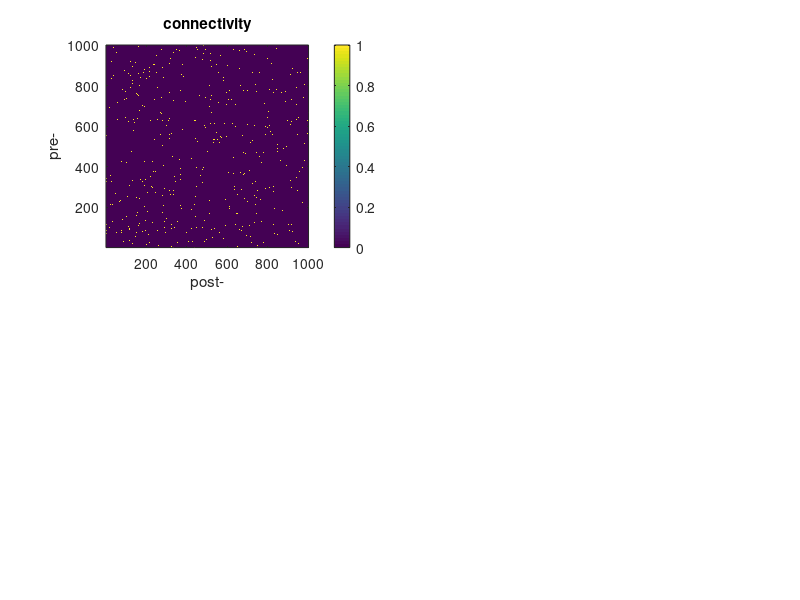

Source code (MATLAB): (Note: this script raises an error after producing the figure.)
% simulation.m
% simulation of networks
% Written by Harang Ju. January 29, 2018.

%% Parameters
N = 1e3; % number of nodes
frac_conn = 1e-2; % fraction connectivity
step_size = 1; % time, unitless
t_final = 1e3;
activity = 1e-3;
fire_threshold = 1;

%% Initialize
X = zeros(N,1); % system state, [N X 1]
A = rand(N) < frac_conn; % system connectivity, [pre X post]
A = A & ~diag(ones(N,1)); % prevent recursive connectivity
B = ones(N,1); % system input connectivity, [N X 1]
u = zeros(N,1); % system input, [N X 1]

%% Simulation
X_t = zeros(N,t_final/step_size);
u_t = zeros(size(X_t));
for t = 1 : t_final/step_size
    u = rand(N,1) < activity;
    u_t(:,t) = u;
    X = A' * X + B .* u;
    X_t(:,t) = X;
end

clear t

%% Plot
clf

subplot(2,2,1);
imagesc(A); title('connectivity')
set(gca,'YDir','normal')
xlabel('post-'); ylabel('pre-')
colorbar; axis square; prettify

x = (1:t_final/step_size) * step_size;
subplot(2,2,2); hold on
for i = 1 : N
    on = u_t(i,:) > 0;
    if max(on) == 0
        plot(0); continue
    end
    plot(x(on), i*on(on), '.', 'MarkerSize', 5)
end
title('inputs')
axis([0 t_final 0 N+0.5]); axis square
xlabel('trial'); ylabel('neuron');
hold off; prettify

subplot(2,2,3)
if N <= 50
    plot_network(A)
else
    durs = avalanche_duration(A, B);
    [n_durs, edges] = histcounts(durs, N/1e2);
    bar(edges(2:end), n_durs)
    xlabel('duration of avalanche'); ylabel('number of avalanches')
    title('avalanche duration')
    axis square; prettify
end

subplot(2,2,4); hold on
for i = 1 : N
    on = X_t(i,:) >= fire_threshold;
    if max(on) == 0
        plot(0); continue
    end
    on_u = u_t(i,:) > 0;
    plot(x(on), i*on(on), '.', 'MarkerSize', 5)
end
title('activity raster')
axis([0 t_final 0 N+0.5]); axis square
xlabel('trial'); ylabel('neuron');
hold off; prettify

clear x i on
